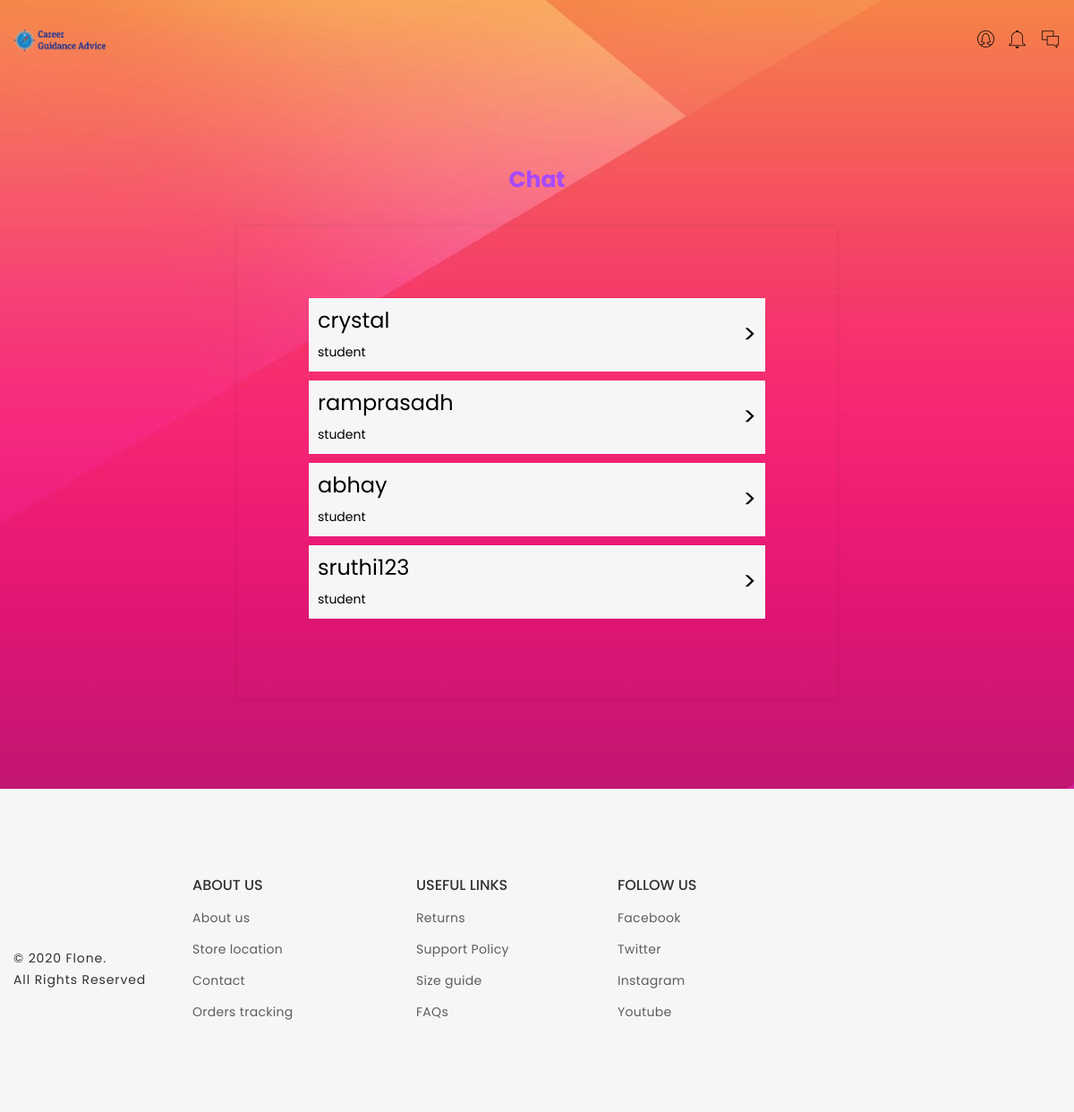
The page /counsellor-agent/chat/home/ (signed in) on the database its author committed.
### accounts/models.py (models this page shows, shortened)
class UserAccounts(AbstractUser):
    is_student = models.BooleanField(default=False, null=False)
    is_counsellor = models.BooleanField(default=False, null=False)
    is_agent = models.BooleanField(default=False, null=False)
    first_name = None
    last_name = None
    def get_role(self):
        if self.is_student:
            return "student"
        elif self.is_counsellor:
            return "counsellor"
        elif self.is_agent:
            return "agent"
        else:
            return "admin"

### counsellor_agent/views.py (the view)
# urls.py: path('chat/home/', views.chat_home, name = 'chat_home'),
@login_required
def chat_home(request):
    chats = Chat.objects.filter(Q(sender=request.user) | Q(receiver=request.user))
    chats = set([i.sender for i in chats] + [i.receiver for i in chats])
    try:
        chats.remove(request.user)
    except:
        pass
    return render(request, "counsellor_agent/chat_home.html", {"chats": chats})

### templates/counsellor_agent/chat_home.html
{% extends 'base.html' %}
{% load static %}
{% block content %}
<div class="login-register-area pt-100 pb-100">
    <div class="container">
        <div class="row">
            <div class="col-lg-7 col-md-12 ml-auto mr-auto">
                <div class="login-register-wrapper">
                    <div class="login-register-tab-list nav">
                            <a class="active">
                                <h4> Chat </h4>
                            </a>
                    </div>
                    <div class="tab-content">
                        <div id="lg1" >
                            <div class="login-form-container">
                                <div class="login-register-form">
                                    {% for item in chats %}
                                    <a href="{% url 'counsellor_agent:chat_box' item.id %}">
                                        <div class="bg-gray d-flex justify-content-between align-items-center mb-10" style="padding:10px">
                                            <div>
                                                <h3>{{ item.username }}</h3>
                                                {{ item.get_role }}
                                            </div>
                                            <div style="font-size:2em">
                                                >
                                            </div>
                                        </div>
                                    </a>
                                    {% endfor %}
                                </div>
                            </div>
                        </div>
                    </div>
                </div>
            </div>
        </div>
    </div>
</div>
{% endblock %}

### rows shown on the page
UserAccounts: username "crystal", get_role "student"
UserAccounts: username "ramprasadh", get_role "student"
UserAccounts: username "abhay", get_role "student"
UserAccounts: username "sruthi123", get_role "student"
